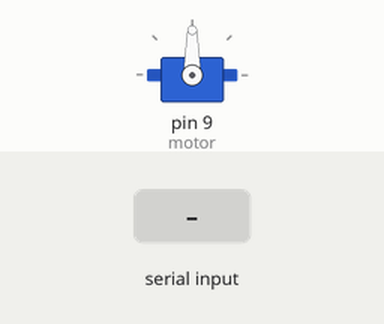
The sketch below on a simulated Arduino Uno, built with avr-gcc and run on an emulated ATmega328P. Parts: servo. Inputs (shaded band) come from the test bench. What the sketch prints to the serial monitor is not drawn.

Above: at 1.2 s.
1.3 s: "1" received over Serial
At 2.0 s:
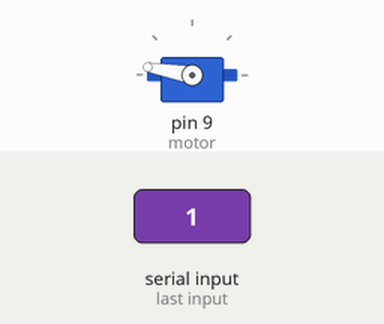
2.8 s: "0" received over Serial
At 3.3 s:
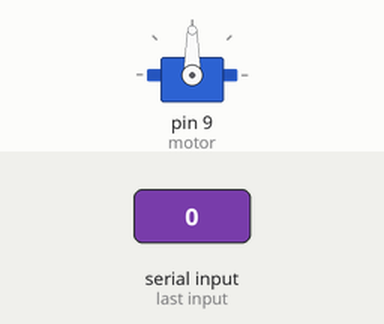
Timing chart, 0 to 5.8 s (numbered marks = the images above; inputs shaded):
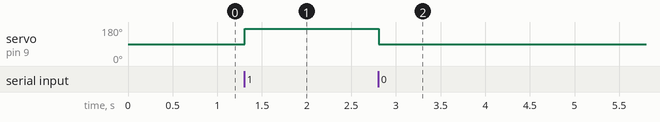

The sketch:

ml_to_motor.ino
```cpp
#include <Servo.h>

Servo motor;
char lastCmd = '0';

void setup() {
  Serial.begin(115200);
  motor.attach(9);
  motor.write(90);              // stop
  Serial.println("Servo Ready");
}

void loop() {
  // 1) Read any new command
  if (Serial.available()) {
    char c = Serial.read();
    if (c == '0' || c == '1') {
      lastCmd = c;
    }
  }

  // 2) Continuously enforce it
  if (lastCmd == '1') {
    motor.write(170);           // CW spin (speed ∝ 120–90 = 30)
  } else {
    motor.write(90);            // stop
  }

  delay(20);
}

// const int pwmPin   = 11;   // ZK‑5AD IN3 (PWM)
// const int coastPin = 9;    // ZK‑5AD IN4 (keep LOW for coast)

// char lastCmd = '0';

// void setup() {
//   Serial.begin(115200);
//   pinMode(pwmPin,   OUTPUT);
//   pinMode(coastPin, OUTPUT);

//   // start stopped (coast)
//   digitalWrite(coastPin, LOW);
//   analogWrite(pwmPin, 0);
//   Serial.println("DC Motor Ready");
// }

// void loop() {
//   if (Serial.available() > 0) {
//     char c = Serial.read();
//     if (c == '1' || c == '0') lastCmd = c;
//   }

//   if (lastCmd == '1') {
//     digitalWrite(coastPin, LOW);   // ensure IN4=0 (coast mode)
//     analogWrite(pwmPin, 255);      // full speed
//   } else {
//     analogWrite(pwmPin, 0);        // PWM=0 → stop/coast
//     digitalWrite(coastPin, LOW);   // maintain coast
//   }

//   delay(20);
// }
```

Measured:
- after the input at 1.3 s, servo on pin 9 (motor): 90° → 170° at once
- after the input at 2.8 s, servo on pin 9 (motor): 170° → 90° at once
